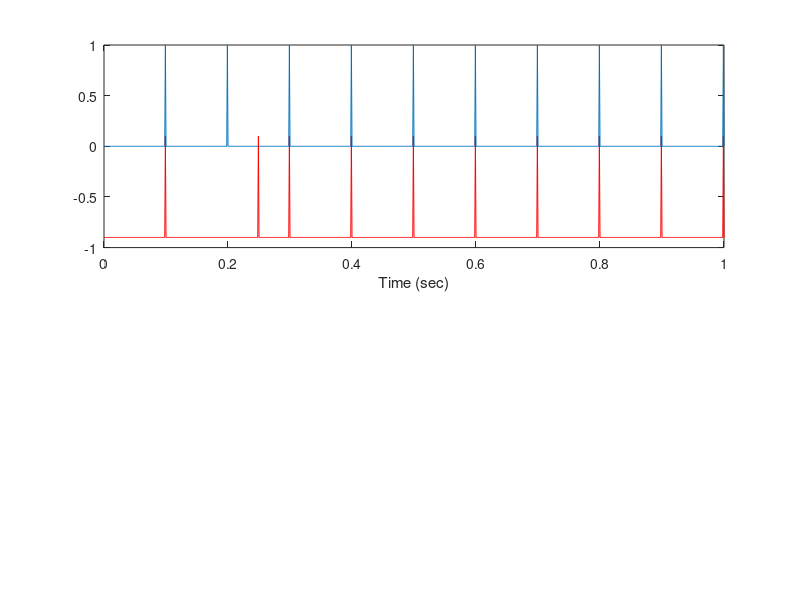

MATLAB code to generate this figure: (Note: this script raises an error after producing the figure.)
%spike distance estimates
clear all

%make two trains
dt = .001;
tmax = 1;
t = 0:dt:tmax;
i = 1:length(t);

prob1 = .01;
prob2 = .01;

SpikeType = 6 ;

switch(SpikeType)
case 1
    %two poisson trains
    spiketrain1 = rand(size(t))<prob1;
    spiketrain2 = rand(size(t))<prob2;
case 2
    %identical trains
    spiketrain1 = (mod(i,100)==0 );
    spiketrain2 = spiketrain1;
case 3
    %offset trains
    spiketrain1 = (mod(i,100)==0 );
    spiketrain2 = (mod(i+5,100)==0 );
case 4
    %one extra spike trains
    spiketrain1 = (mod(i,100)==0 );
    spiketrain2 = spiketrain1;
    spiketrain2(250)=1;
case 5
    %one missing spike trains
    spiketrain1 = (mod(i,100)==0 );
    spiketrain2 = spiketrain1;
    spiketrain2(200)=0;
case 6
    %one moved spike trains
    spiketrain1 = (mod(i,100)==0 );
    spiketrain2 = spiketrain1;
    spiketrain2(200)=0;
    spiketrain2(250)=1;
case 7
    %dithered spike trains
    spiketrain1 = mod(i,150)==0 ;
    spiketrain2 = spiketrain1;
    iSpike2 = find(spiketrain2>0.5);
    iSpike2 = iSpike2 + fix(30*randn(size(iSpike2)));
    spiketrain2 = spiketrain2 * 0;
    spiketrain2(iSpike2) = 1;
case 8
    %dithered spike trains with one missing
    spiketrain1 = mod(i,150)==0 ;
    spiketrain2 = spiketrain1;
    spiketrain2(300) = 0;
    iSpike2 = find(spiketrain2>0.5);
    iSpike2 = iSpike2 + fix(30*randn(size(iSpike2)));
    spiketrain2 = spiketrain2 * 0;
    spiketrain2(iSpike2) = 1;
    
end

%compute times of spikes
tSpike1 = t(find(spiketrain1>0.5));
tSpike2 = t(find(spiketrain2>0.5));

%and plot the spikes
figure(1)
clf
pn=2;
subplot(pn,1,1)
plot(t,spiketrain1)
hold on
plot(t,spiketrain2-0.9,'r')
xlabel('Time (sec)');


%Compute the distances at different time scales
for s=1:18
    TimeScale(s) = .001 * 1.5^(s-1);
    
    %calc J.Victor distance
    cost = 1/TimeScale(s) ; %per Sec
    dVictor(s) = spkd(tSpike1,tSpike2,cost) ;
    
    %calc vanRossum dist
    %make dt depend on timescale
    tc = TimeScale(s) ; % Sec
    dt = tc/100 ;
    tk = 0:dt:2.5*tc;
    t = 0:dt:tmax;
    
    spiketrain1 = zeros(size(t));
    spiketrain2 = zeros(size(t));
    spiketrain1(fix(tSpike1/dt)) = 1;
    spiketrain2(fix(tSpike2/dt)) = 1;
    
    ekernel = exp(-tk/tc);
    cSpike1 = conv(ekernel,spiketrain1);
    cSpike2 = conv(ekernel,spiketrain2);
    dRossum(s) =  2*dt/tc * sum((cSpike1-cSpike2).^2) ;
end

subplot(pn,1,2)
semilogx(TimeScale,dVictor)
hold on
semilogx(TimeScale,dRossum,'r')
xlabel('Time scale (sec)')
ylabel('Distance')
legend('Victor Dist','Rossum Dist')


